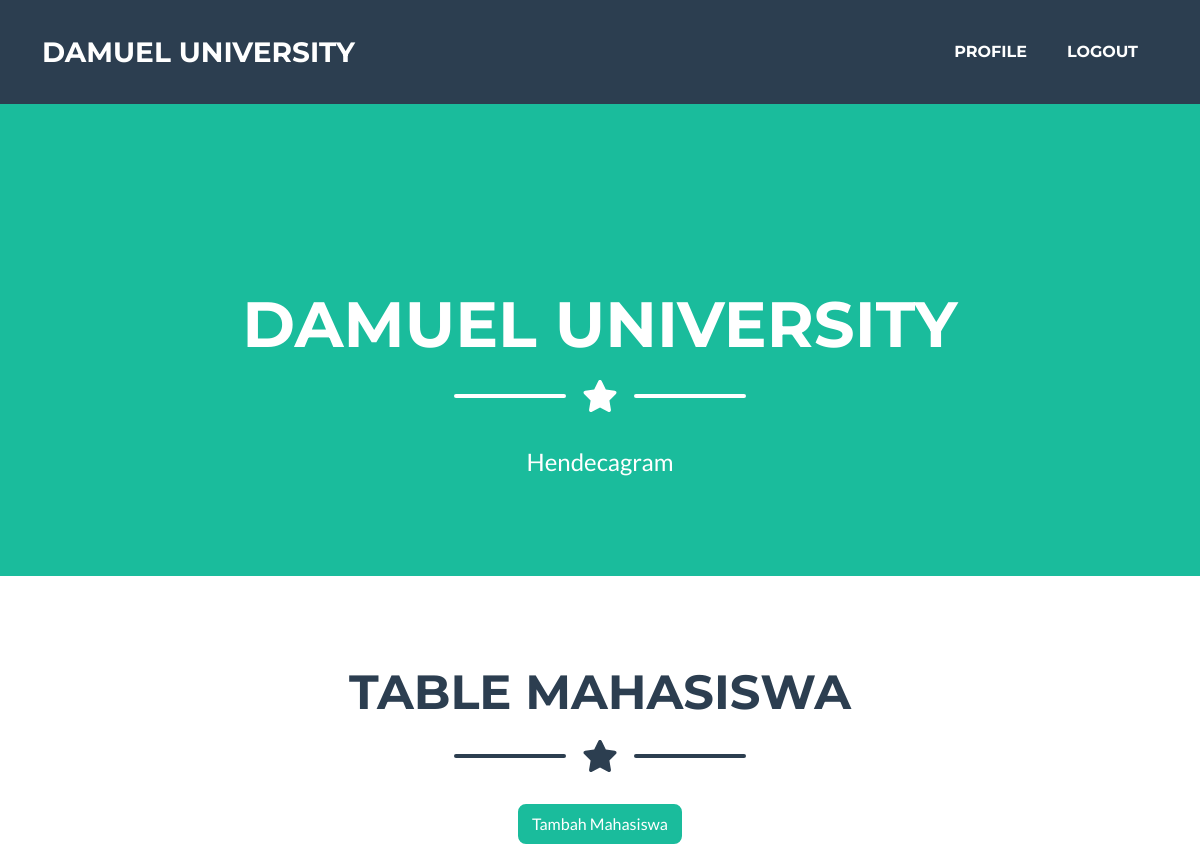
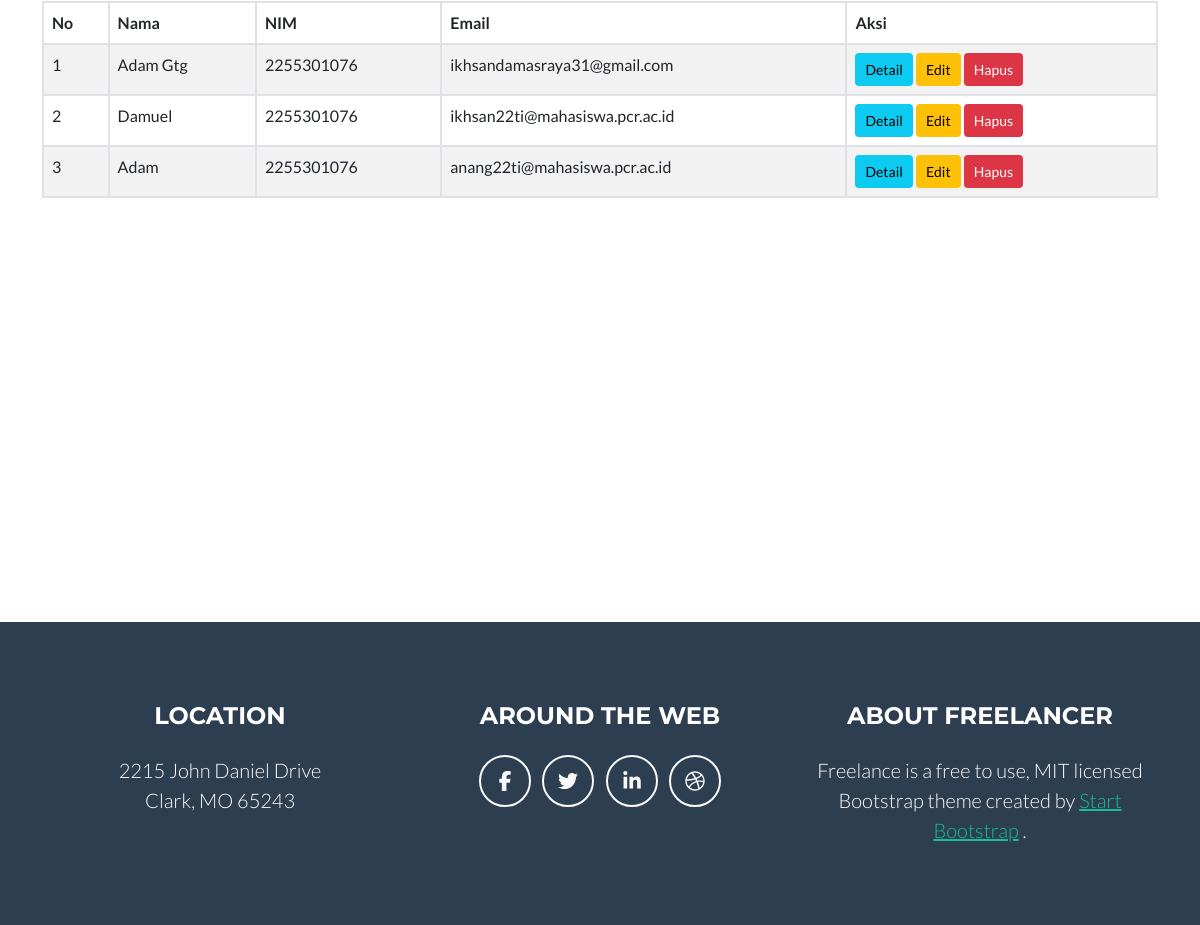
Screenshot of /index.php/mahasiswa with the database file from the repository (2 pictures, top to bottom).
### tables this page shows
CREATE TABLE `mahasiswa` (
  `id` int(11) NOT NULL,
  `nama` varchar(255) NOT NULL,
  `nim` varchar(10) NOT NULL,
  `jenis_kelamin` enum('L','P') NOT NULL,
  `email` varchar(255) NOT NULL,
  `nama_prodi` int(11) DEFAULT NULL,
  `asal_sekolah` varchar(255) NOT NULL,
  `no_hp` varchar(20) NOT NULL,
  `alamat` text NOT NULL,
  `created_at` timestamp NOT NULL DEFAULT current_timestamp(),
  `updated_at` timestamp NOT NULL DEFAULT current_timestamp() ON UPDATE current_timestamp()
);

### application/controllers/Mahasiswa.php (called while the page is built, shortened)
<?php
class Mahasiswa extends CI_Controller
{
	public function __construct()
	{
		$this->load->model('Mahasiswa_model');
		$this->load->model('Prodi_model');
		$this->load->model('User_model');
	}
	public function index()
	{
		$data['judul'] = "Halaman Mahasiswa";
		$data['mahasiswa'] = $this->Mahasiswa_model->get();
		$data['user'] = $this->db->get_where('user', ['email' => $this->session->userdata('email')])->row_array();
		$this->load->view("layout/header", $data);
		$this->load->view("mahasiswa/vw_mahasiswa", $data);
		$this->load->view("layout/footer");
	}
}

### index.php (called while the page is built, shortened)
<?php
require_once BASEPATH.'core/CodeIgniter.php';

### application/models/Mahasiswa_model.php (called while the page is built, shortened)
<?php
class Mahasiswa_model extends CI_Model
{
	public $table = 'mahasiswa';
	public function get()
	{
		$this->db->from($this->table);
		$query = $this->db->get();
		return $query->result_array();
	}
}
?>

### application/views/mahasiswa/vw_mahasiswa.php (the view, shortened to what this page needs)
<header class="masthead bg-primary text-white text-center">
		<div class="container d-flex align-items-center flex-column">
			<h1 class="masthead-heading text-uppercase mb-0">Damuel University</h1>
			<div class="divider-custom divider-light">
				<div class="divider-custom-line"></div>
				<div class="divider-custom-icon"><i class="fas fa-star"></i></div>
				<div class="divider-custom-line"></div>
			</div>
			<p class="masthead-subheading font-weight-light mb-0">Hendecagram</p>
		</div>
	</header>
<section class="page-section portfolio" id="table">
	<div class="container">
		<h2 class="page-section-heading text-center text-uppercase text-secondary mb-0">Table Mahasiswa</h2>
		<div class="divider-custom">
			<div class="divider-custom-line"></div>
			<div class="divider-custom-icon"><i class="fas fa-star"></i></div>
			<div class="divider-custom-line"></div>
		</div>
		<div class="text-center mb-3">
			<a href="<?= base_url('index.php/') ?>Mahasiswa/tambah" class="btn btn-primary">Tambah Mahasiswa</a>
        </div>
<div class="table-responsive">
    <table class="table table-bordered table-striped">
        <thead>
            <tr>
                <th>No</th>
                <th>Nama</th>
                <th>NIM</th>
                <th>Email</th>
                <th>Aksi</th>
            </tr>
        </thead>
        <tbody>
            <?php if (!empty($mahasiswa)): ?>
				<?php foreach ($mahasiswa as $index => $mhs): ?>
					 <tr>
                            <td><?= $index + 1 ?></td>
                            <td><?= $mhs['nama'] ?></td>
                            <td><?= $mhs['nim'] ?></td>
                            <td><?= $mhs['email'] ?></td>
                            <td>
							 <a href="<?= base_url('Mahasiswa/detail/' . $mhs['id']) ?>" class="btn btn-info btn-sm">Detail</a>
                                <a href="<?= base_url('Mahasiswa/edit/' . $mhs['id']) ?>" class="btn btn-warning btn-sm">Edit</a>
                                <a href="<?= base_url('Mahasiswa/hapus/' . $mhs['id']) ?>" class="btn btn-danger btn-sm">Hapus</a>
										</td>
									</tr>
				<?php endforeach; ?>
			<?php else: ?>
				<tr>
					<td colspan="5">Tidak ada data mahasiswa.</td>
				</tr>
			<?php endif; ?>
		</tbody>
	</table>
</div>
		</div>
</section>

### rows the page displays
mahasiswa: nama "Adam Gtg", nim "2255301076", email "ikhsandamasraya31@gmail.com"
mahasiswa: nama "Damuel", nim "2255301076", email "ikhsan22ti@mahasiswa.pcr.ac.id"
mahasiswa: nama "Adam", nim "2255301076", email "anang22ti@mahasiswa.pcr.ac.id"
